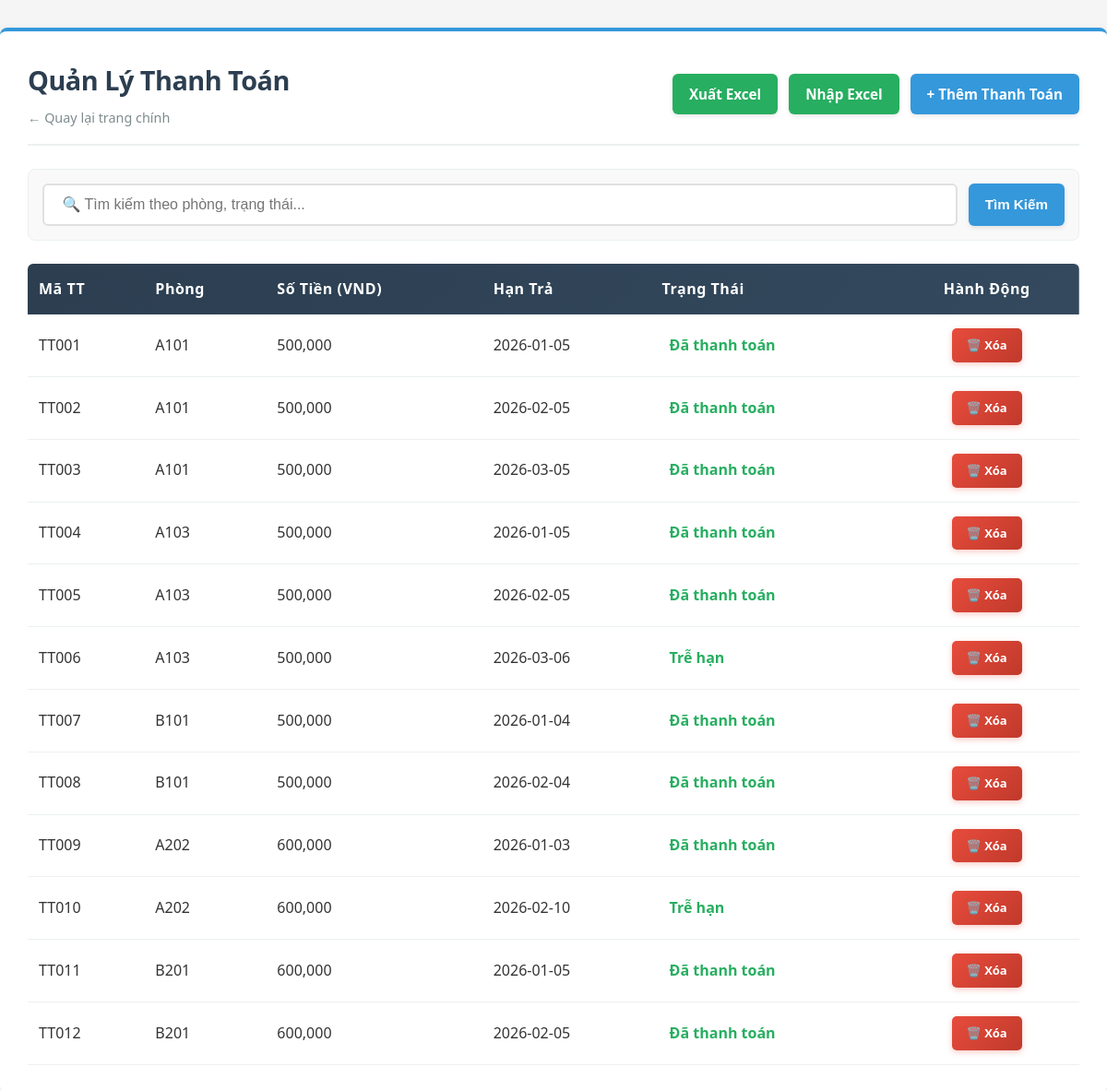
The app's page /QuanLyKTX_API/Public/payment (signed in), older data.
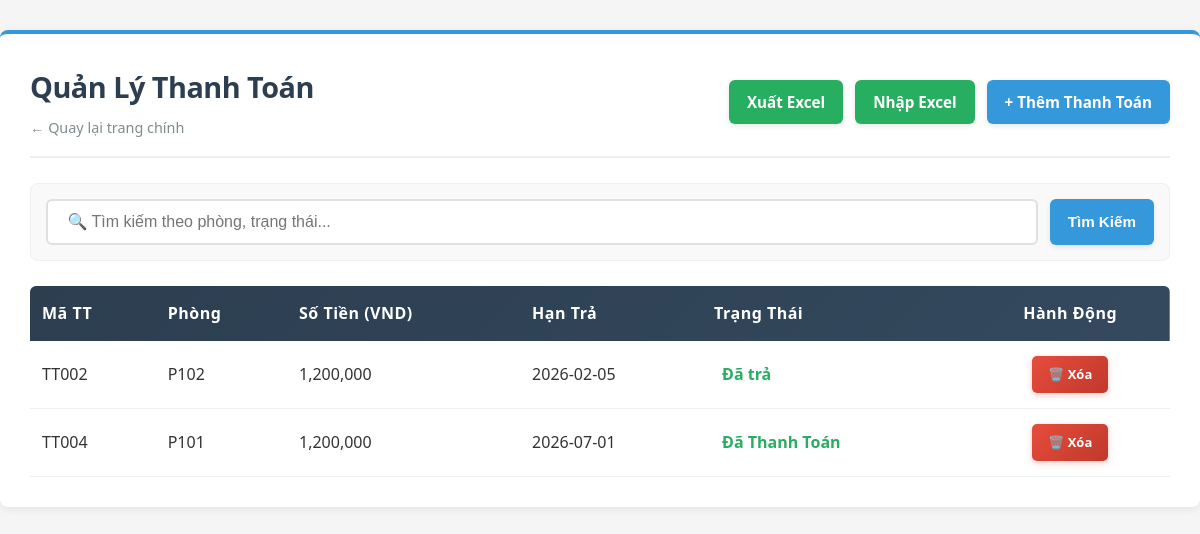
The same page, newer data.
### tables this page shows
CREATE TABLE `thanhtoan` (
  `mathanhtoan` int(11) NOT NULL,
  `maphong` varchar(20) DEFAULT NULL,
  `sotien` decimal(10,2) DEFAULT NULL,
  `ngaytra` date DEFAULT NULL,
  `trangthai` varchar(20) DEFAULT NULL,
  `created_at` timestamp NOT NULL DEFAULT current_timestamp()
);

CREATE TABLE `phong` (
  `id` int(11) NOT NULL,
  `maphong` varchar(20) NOT NULL,
  `sophong` varchar(10) DEFAULT NULL,
  `toa` varchar(5) DEFAULT NULL,
  `succhua` int(11) DEFAULT 8,
  `phonghientai` int(11) DEFAULT 0,
  `gia` decimal(10,2) DEFAULT NULL,
  `trangthai` varchar(20) DEFAULT NULL,
  `created_at` timestamp NOT NULL DEFAULT current_timestamp()
);

### QuanLyKTX_API/Controllers/PaymentController.php (called while the page is built, shortened)
<?php
class PaymentController extends Controller {
    private $paymentService;
    public function __construct() {
        $this->paymentService = new PaymentService();
    }
    public function index() {
        $keyword = $this->getInput('search');
        if ($keyword) {
            $payments = $this->paymentService->searchPayments($keyword);
        } else {
            $payments = $this->paymentService->getAllPayments();
        }
        $this->view('payment/list', [
            'title' => 'Quản Lý Thanh Toán',
            'payments' => $payments,
            'keyword' => $keyword
        ]);
    }
}

### QuanLyKTX_API/Config/Database.php (called while the page is built, shortened)
<?php
class Database {
    private static $connection = null;
    public static function getConnection() {
        if (self::$connection === null) {
            $host = 'db';
            $user = 'root';
            $pass = 'root_password';
            $db   = 'quanlykytucxa';
            $port = 3306;
            self::$connection = new \mysqli($host, $user, $pass, $db, $port);
            self::$connection->set_charset("utf8");
        }
        return self::$connection;
    }
}

### QuanLyKTX_API/Services/PaymentService.php (called while the page is built, shortened)
<?php
class PaymentService {
    private $paymentRepo;
    public function __construct() {
        $this->paymentRepo = new PaymentRepository();
    }
    public function getAllPayments() {
        return $this->paymentRepo->getAll();
    }
}

### QuanLyKTX_API/Models/PaymentRepository.php (called while the page is built, shortened)
<?php
class PaymentRepository extends Repository {
    protected $table = 'thanhtoan';
    public function getAll() {
        $sql = "SELECT t.*, p.sophong, p.maphong FROM {$this->table} t
                LEFT JOIN phong p ON t.maphong = p.maphong
                ORDER BY CASE WHEN t.trangthai = 'Chưa Thanh Toán' THEN 0 ELSE 1 END ASC, t.mathanhtoan ASC";
        return $this->fetchAll($sql);
    }
}

### QuanLyKTX_API/Core/Repository.php (called while the page is built, shortened)
<?php
abstract class Repository {
    protected $db;
    public function __construct() {
        $this->db = \Config\Database::getConnection();
    }
    protected function fetchAll($sql, $types = '', $params = []) {
        if (empty($params)) {
            $result = $this->db->query($sql);
            $data = [];
            if ($result) {
                while ($row = $result->fetch_assoc()) {
                    $data[] = $row;
                }
            }
            return $data;
        }
        return [];
    }
}

### QuanLyKTX_API/Views/payment/list.php (the view, shortened to what this page needs)
<!DOCTYPE html>
<html lang="vi">
<head>
    <link rel="stylesheet" href="<?= PUBLIC_URL ?>css/list.css?v=<?= time() ?>">
</head>
<body>
<div class="container">
    <div class="header">
        <div>
            <h1><?= htmlspecialchars($title) ?></h1>
            <a href="<?= BASE_URL ?>auth/dashboard" class="back-link">← Quay lại trang chính</a>
        </div>
        <div class="header-actions">
            <a href="<?= BASE_URL ?>payment/export" class="btn btn-success">Xuất Excel</a>
            <a href="<?= BASE_URL ?>payment/import" class="btn btn-success">Nhập Excel</a>
            <a href="<?= BASE_URL ?>payment/create" class="btn btn-primary">+ Thêm Thanh Toán</a>
        </div>
    </div>
    <form method="GET" action="<?= BASE_URL ?>payment" class="search-box">
        <input type="text" name="search" placeholder=" 🔍 Tìm kiếm theo phòng, trạng thái..." value="<?= htmlspecialchars($keyword ?? '') ?>">
        <button type="submit" class="btn btn-primary">Tìm Kiếm</button>
    </form>
    <table>
        <thead>
            <tr>
                <th>Mã TT</th>
                <th>Phòng</th>
                <th>Số Tiền (VND)</th>
                <th>Hạn Trả</th>
                <th>Trạng Thái</th>
                <th style="text-align: center;">Hành Động</th>
            </tr>
        </thead>
        <tbody>
            <?php if (!empty($payments)): ?>
                <?php foreach ($payments as $p): ?>
                    <tr>
                        <td><?= 'TT' . str_pad($p['mathanhtoan'], 3, '0', STR_PAD_LEFT) ?></td>
                        <td><?= htmlspecialchars($p['maphong'] ?? 'N/A') ?></td>
                        <td><?= number_format($p['sotien']) ?></td>
                        <td><?= $p['ngaytra'] ?></td>
                        <td>
                            <?php if ($p['trangthai'] == 'Chưa Thanh Toán'): ?>
                                <span style="color: #e74c3c; padding: 3px 8px; font-weight: bold;">Chưa Thanh Toán</span>
                            <?php else: ?>
                                <span style="color: #27ae60; padding: 3px 8px; font-weight: bold;"><?= htmlspecialchars($p['trangthai']) ?></span>
                            <?php endif; ?>
                        </td>
                        <td>
                            <div class="action-links">
                                <a href="<?= BASE_URL ?>payment/delete/<?= $p['mathanhtoan'] ?>" class="btn-action btn-delete" onclick="return confirm('Xóa?')"> 🗑️ Xóa</a>
                            </div>
                        </td>
                    </tr>
                <?php endforeach; ?>
            <?php endif; ?>
        </tbody>
    </table>
</div>
</body>
</html>

Row changes from the older to the newer data that the page shows:
removed thanhtoan: mathanhtoan "001", phong.maphong "A101", sotien "500,000", ngaytra "2026-01-05", trangthai "Đã thanh toán"
removed thanhtoan: mathanhtoan "003", phong.maphong "A101", sotien "500,000", ngaytra "2026-03-05", trangthai "Đã thanh toán"
removed thanhtoan: mathanhtoan "005", phong.maphong "A103", sotien "500,000", ngaytra "2026-02-05", trangthai "Đã thanh toán"
removed thanhtoan: mathanhtoan "006", phong.maphong "A103", sotien "500,000", ngaytra "2026-03-06", trangthai "Trễ hạn"
removed thanhtoan: mathanhtoan "007", phong.maphong "B101", sotien "500,000", ngaytra "2026-01-04", trangthai "Đã thanh toán"
removed thanhtoan: mathanhtoan "008", phong.maphong "B101", sotien "500,000", ngaytra "2026-02-04", trangthai "Đã thanh toán"
removed thanhtoan: mathanhtoan "009", phong.maphong "A202", sotien "600,000", ngaytra "2026-01-03", trangthai "Đã thanh toán"
removed thanhtoan: mathanhtoan "010", phong.maphong "A202", sotien "600,000", ngaytra "2026-02-10", trangthai "Trễ hạn"
removed thanhtoan: mathanhtoan "011", phong.maphong "B201", sotien "600,000", ngaytra "2026-01-05", trangthai "Đã thanh toán"
removed thanhtoan: mathanhtoan "012", phong.maphong "B201", sotien "600,000", ngaytra "2026-02-05", trangthai "Đã thanh toán"
changed thanhtoan "002": phong.maphong "A101" → "P102"; sotien "500,000" → "1,200,000"; trangthai "Đã thanh toán" → "Đã trả"
changed thanhtoan "004": phong.maphong "A103" → "P101"; sotien "500,000" → "1,200,000"; ngaytra "2026-01-05" → "2026-07-01"; trangthai "Đã thanh toán" → "Đã Thanh Toán"
